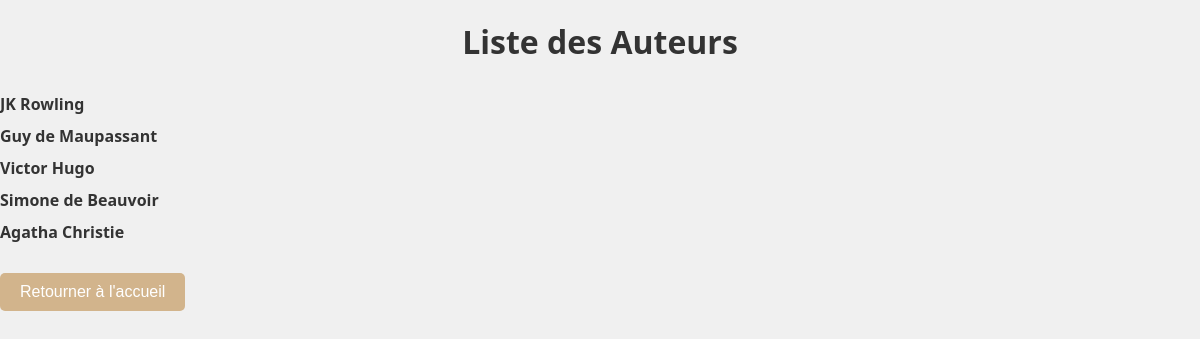
/listAuthor/, run on the app's committed database.
### backoffice/models.py (models this page shows, shortened)
class Author(models.Model):
    aut_id = models.AutoField(primary_key=True)
    aut_author = models.CharField(max_length=50)
    aut_year_born = models.SmallIntegerField()

### backoffice/views.py (the view)
# urls.py: path('listAuthor/',views.listAuthor,name="listAuthor"),                         #liste de tous les auteurs (cliquable pour plus de détails)
def listAuthor(request):
    auteurs = Author.objects.all()
    return render(request, 'listAuthor.html', {'auteurs': auteurs})

### backoffice/templates/listAuthor.html (shortened to what this page needs)
<!DOCTYPE html>
<html lang="en">
<head>
</head>
<body>
    <h1>Liste des Auteurs</h1>
    <ul>
        {% for auteur in auteurs %}
            <li><a href="{% url 'author_detail' auteur.aut_id %}">{{ auteur.aut_author }}</a></li>
        {% endfor %}
    </ul>
    <a href="{% url 'home1' %}"><button>Retourner à l'accueil</button></a>
</body>
</html>

### backoffice/templates/listAuthor.html (style rules this page uses)
body { background-color: #f0f0f0; font-family: 'Segoe UI', Tahoma, Geneva, Verdana, sans-serif; margin: 0; padding: 0; display: flex; flex-direction: column; height: 100vh; }
h1 { color: #333; text-align: center; margin: 20px 0; }
ul { list-style-type: none; padding: 0; margin: 0; text-align: left; }
li { margin: 10px 0; }
button { background-color: #d2b48c; color: #fff; padding: 10px 20px; border: none; border-radius: 5px; cursor: pointer; font-size: 16px; margin-top: 20px; }
a { text-decoration: none; color: #333; font-weight: bold; display: block; }

### data on the page
Author: aut_author "JK Rowling"
Author: aut_author "Guy de Maupassant"
Author: aut_author "Victor Hugo"
Author: aut_author "Simone de Beauvoir"
Author: aut_author "Agatha Christie"
